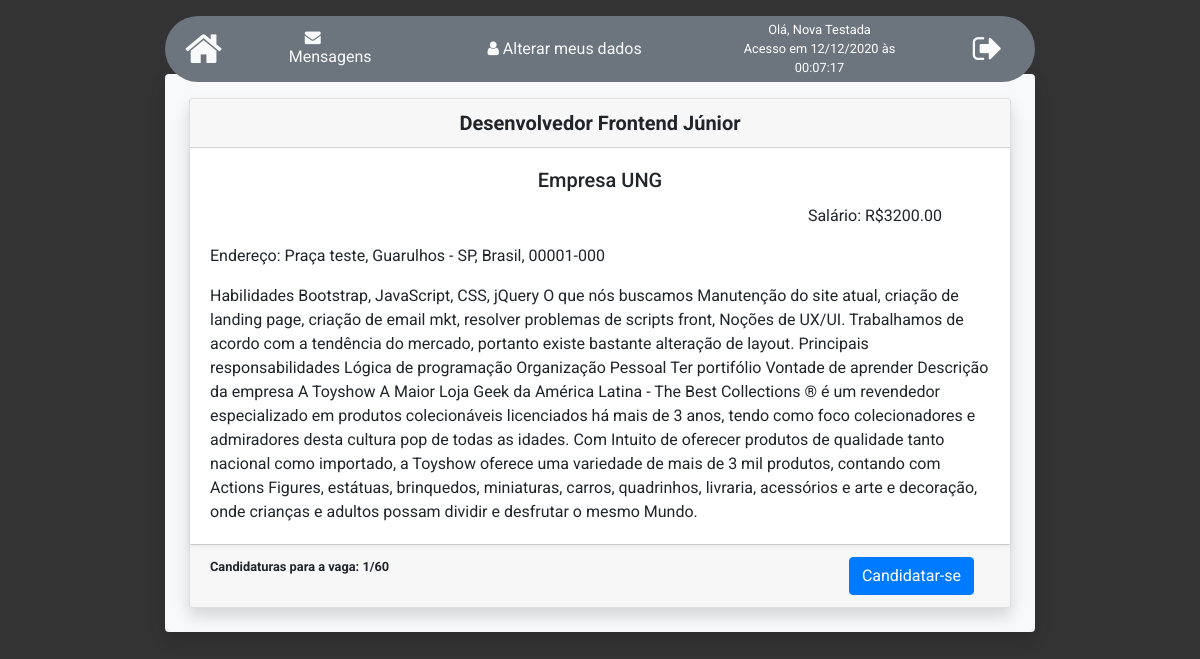
/index.php?user=candidates&screen=vacancy&readonly=false&id=7 (signed in), run on the app's committed database.
### tables this page shows
CREATE TABLE IF NOT EXISTS `vacancies` (
  `idVacancy` int(11) NOT NULL AUTO_INCREMENT,
  `idCompany` int(11) NOT NULL,
  `nameCompany` varchar(65) NOT NULL,
  `name` varchar(45) NOT NULL,
  `description` text NOT NULL,
  `salary` decimal(15,2) NOT NULL,
  `interest` int(45) NOT NULL,
  `maxCandidates` int(11) NOT NULL,
  `qtdCandidates` int(11) NOT NULL DEFAULT '0',
  PRIMARY KEY (`idVacancy`)
);

CREATE TABLE IF NOT EXISTS `companies` (
  `idCompany` int(11) NOT NULL AUTO_INCREMENT,
  `name` varchar(65) NOT NULL,
  `email` varchar(45) NOT NULL,
  `password` varchar(20) NOT NULL,
  `phone` varchar(15) NOT NULL,
  `city` varchar(45) NOT NULL,
  `uf` varchar(2) NOT NULL,
  `country` varchar(45) NOT NULL,
  `address` varchar(45) NOT NULL,
  `postalCode` varchar(45) NOT NULL,
  `permission` varchar(45) NOT NULL DEFAULT 'company',
  PRIMARY KEY (`idCompany`),
  UNIQUE KEY `idcompany_UNIQUE` (`idCompany`),
  UNIQUE KEY `email_UNIQUE` (`email`)
);

### GetData.php (called while the page is built, shortened)
<?php
function getVacancyById($vConn, $id){
    $sqlData = "Select vacancies.*, companies.city, companies.uf, companies.country, companies.address, companies.postalCode from vacancies, companies where vacancies.idVacancy like '$id' and companies.idCompany like vacancies.idCompany";
    $rsData = mysqli_query($vConn, $sqlData) or die(mysqli_error($vConn));
    return $rsData;
}
?>

### pages/Vacancy.php (the view, shortened to what this page needs)
<?php
    include 'components/NavBar.php';
    include 'GetData.php';
    $readonly = $_GET['readonly'];
    $id = $_GET['id'];
    $rsVacancy = getVacancyById($vConn, $id);
    $tblVacancy = mysqli_fetch_array($rsVacancy);
    if ($user === 'candidates') {
?>
    <div class="container-fluid">
        <div class="row justify-content-md-center rounded bg-light shadow p-2">
            <div class="card m-3 shadow w-100 h-75">
                <h5 class="card-header font-weight-bold text-center"><?=$tblVacancy['name']?></h5>
                <div class="card-body shadow-sm h-100 col-12">
                    <h5 class="card-title text-center"><?=$tblVacancy['nameCompany']?></h5>
                    <p class="card-text text-right mr-5">Salário: R$<?=$tblVacancy['salary']?></p>
                    <p class="card-text text-left">Endereço: <?=$tblVacancy['address']?>, <?=$tblVacancy['city']?> - <?=$tblVacancy['uf']?>, <?=$tblVacancy['country']?>, <?=$tblVacancy['postalCode']?></p>
                    <p class="card-text"><?=$tblVacancy['description']?></p>
                </div>
                <div class="card-footer">
                    <p class="card-text font-weight-bold small float-left">Candidaturas para a vaga: <?=$tblVacancy['qtdCandidates']?>/<?=$tblVacancy['maxCandidates']?></p>
                    <?php
                        if ($readonly == 'false') {
                    ?>
                        <form action="ApplyVacancy.php" method="post">
                            <button type="submit" class="btn btn-primary mr-3 float-right">Candidatar-se</button>
                        </form>
                    <?php
                        }
                    ?>
                </div>
            </div>
        </div>
    </div>
<?php
    }
?>

### css/styles.css (style rules this page uses)
body { font-family: 'Roboto', sans-serif; background-color: #333; }

### data on the page
vacancies: name "Desenvolvedor Frontend Júnior", nameCompany "Empresa UNG", salary "3200.00", idCompany.address "Praça teste", idCompany.city "Guarulhos", idCompany.uf "SP", idCompany.country "Brasil", idCompany.postalCode "00001-000", description "Habilidades Bootstrap, JavaScript, CSS, jQuery O que nós buscamos Manutenção do site atual, criação de landing page, criação de email mkt, resolver problemas de scripts front, Noções de UX/UI. Trabalhamos de acordo com a tendência do mercado, portanto existe bastante alteração de layout. Principais responsabilidades Lógica de programação Organização Pessoal Ter portifólio Vontade de aprender Descrição da empresa A Toyshow A Maior Loja Geek da América Latina - The Best Collections ® é um revendedor especializado em produtos colecionáveis licenciados há mais de 3 anos, tendo como foco colecionadores e admiradores desta cultura pop de todas as idades. Com Intuito de oferecer produtos de…", qtdCandidates "1", maxCandidates "60"

### other printed values
$_SESSION['name'] "Nova Testada"
$_SESSION['loginTime'] "Acesso em 12/12/2020 às 00:07:17"
